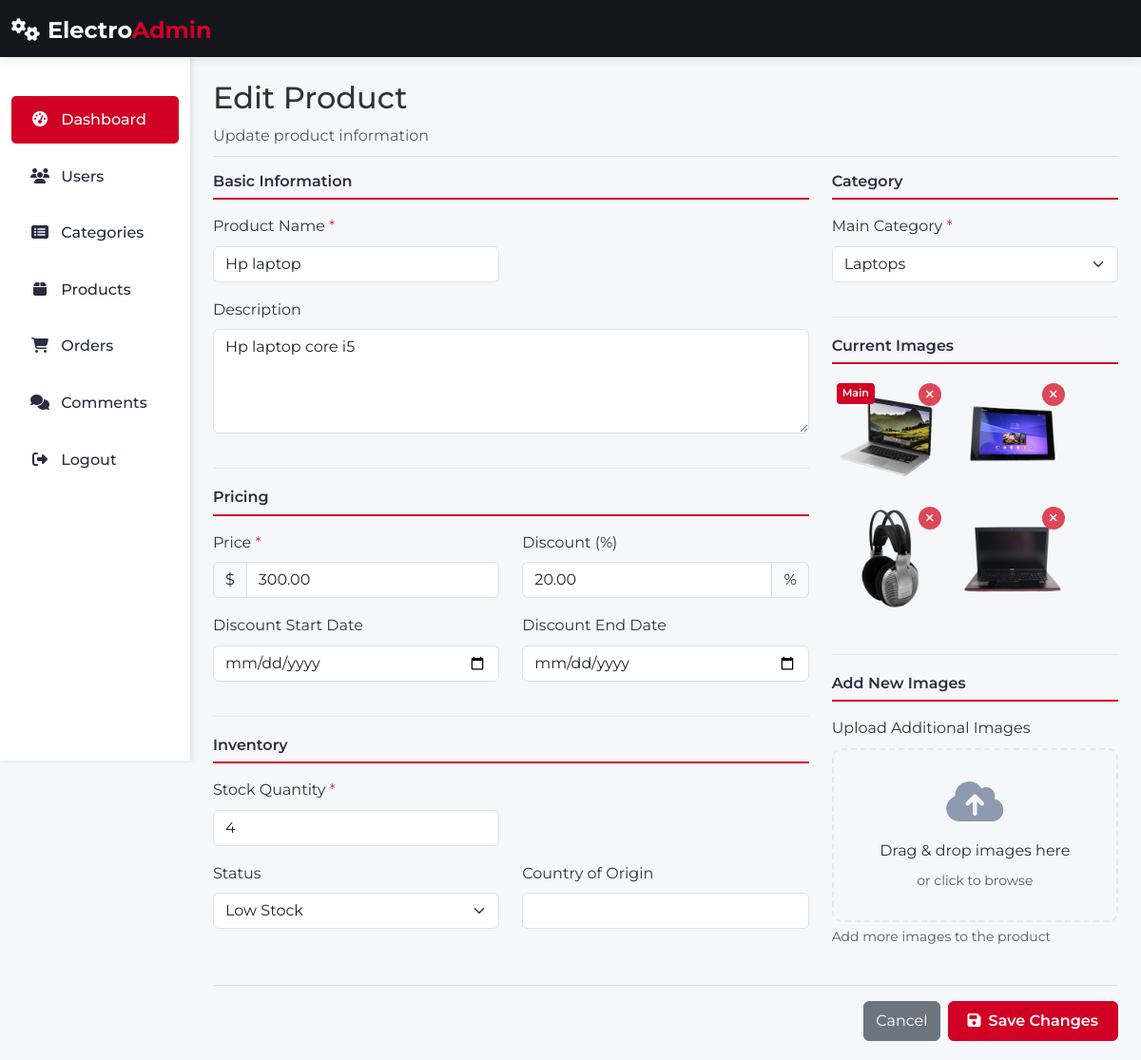
The page /admin/edit_item.php?id=10 on the database its author committed.
### tables this page shows
CREATE TABLE IF NOT EXISTS `items` (
  `item_id` int NOT NULL AUTO_INCREMENT,
  `name` varchar(100) NOT NULL,
  `description` text,
  `price` decimal(10,2) NOT NULL,
  `discount_value` decimal(10,2) DEFAULT NULL,
  `discount_start` datetime DEFAULT NULL,
  `discount_end` datetime DEFAULT NULL,
  `add_date` datetime DEFAULT CURRENT_TIMESTAMP,
  `country_made` varchar(50) DEFAULT NULL,
  `status` varchar(20) DEFAULT NULL,
  `category_id` int NOT NULL,
  `quantity` int DEFAULT '0',
  PRIMARY KEY (`item_id`),
  KEY `category_id` (`category_id`)
);

CREATE TABLE IF NOT EXISTS `categories` (
  `id` int NOT NULL AUTO_INCREMENT,
  `name` varchar(100) NOT NULL,
  `description` text,
  `discount_value` decimal(10,2) DEFAULT NULL,
  `discount_start` datetime DEFAULT NULL,
  `discount_end` datetime DEFAULT NULL,
  `visibility` tinyint(1) DEFAULT '1',
  `allow_comments` tinyint(1) DEFAULT '1',
  PRIMARY KEY (`id`)
);

### admin/config/database.php (called while the page is built, shortened)
<?php
class DatabasePDO
{
    private static $instance = null;
    private $conn;
    private function __construct()
    {
        $dsn = "mysql:host=" . DB_HOST . ";dbname=" . DB_NAME . ";charset=utf8mb4";
        $this->conn = new PDO($dsn, DB_USER, DB_PASS, [
            PDO::ATTR_ERRMODE => PDO::ERRMODE_EXCEPTION
        ]);
    }
    public static function getInstance()
    {
        if (self::$instance === null) {
            self::$instance = new DatabasePDO();
        }
        return self::$instance;
    }
    public function query($sql, $params = [])
    {
        $stmt = $this->conn->prepare($sql);
        $stmt->execute($params);
        return $stmt;
    }
}
$db = DatabasePDO::getInstance();

### admin/edit_item.php (the view, shortened to what this page needs)
<?php
require_once 'config/database.php';
?>
<!DOCTYPE html>
<html lang="en">
<head>
    <link href="https://cdn.jsdelivr.net/npm/bootstrap@5.3.0-alpha1/dist/css/bootstrap.min.css" rel="stylesheet">
    <link rel="stylesheet" href="https://cdnjs.cloudflare.com/ajax/libs/font-awesome/6.4.0/css/all.min.css">
    <link rel="stylesheet" href="assets/css/admin-style.css">
</head>
<body>
    <?php
    include('includes/header.php');
    ?>
    <div class="container-fluid">
        <div class="row">
            <?php
            include('includes/sidebar.php');
            ?>
            <main class="col-md-9 ms-sm-auto col-lg-10 px-md-4 mt-5">
                <div class="d-flex justify-content-between flex-wrap flex-md-nowrap align-items-center pt-3 pb-2 mb-3 border-bottom">
                    <div>
                        <h1 class="h2">Edit Product</h1>
                        <p class="text-muted mb-0">Update product information</p>
                    </div>
                </div>
                <?php
                $id = $_GET['id'];
                $params[] = $id;
                $sql = "SELECT
                                    i.item_id AS id,
                                    i.name,
                                    i.price,
                                    i.description,
                                    i.quantity,
                                    i.discount_value AS discount,
                                    i.quantity AS stock,
                                    i.category_id,
                                    i.discount_start,
                                    i.discount_end,
                                    i.add_date,
                                    i.country_made,
                                    i.status AS item_status,
                                    -- صورة رئيسية
                                    (SELECT GROUP_CONCAT(image_path SEPARATOR ',')
                                    FROM item_images
                                    WHERE item_id = i.item_id) AS images,
                                    -- اسم الفئة
                                    (SELECT name
                                    FROM categories
                                    WHERE id = i.category_id) AS category,
                                    -- متوسط التقييم (rating)
                                    (SELECT IFNULL(ROUND(AVG(rating),1), 0)
                                    FROM item_ratings
                                    WHERE item_id = i.item_id) AS rating
                                FROM items i WHERE item_id=?;
                                ";
                $result = $db->query($sql, $params);
                $products = $result->fetchAll(PDO::FETCH_ASSOC);
                if (count($products) > 0):
                    foreach ($products as $product):
                        $images = explode(',', $product['images']);
                ?>
                        <form id="editItemForm" method="POST" action="editItemInfo.php" class="needs-validation" enctype="multipart/form-data">
                            <div class="row">
                                <div class="col-lg-8">
                                    <div class="form-section">
                                        <h6 class="section-title">Basic Information</h6>
                                        <div class="row">
                                            <div class="col-md-6 mb-3">
                                                <label class="form-label">Product Name <span class="text-danger">*</span></label>
                                                <input type="text" class="form-control" value="<?= $product['name'] ?>" name="name" required>
                                            </div>
                                        </div>
                                        <div class="mb-3">
                                            <label class="form-label">Description</label>
                                            <textarea class="form-control" name="description" rows="4"><?= htmlspecialchars($product['description']) ?></textarea>
                                        </div>
                                    </div>
                                    <div class="form-section">
                                        <h6 class="section-title">Pricing</h6>
                                        <div class="row">
                                            <div class="col-md-6 mb-3">
                                                <label class="form-label">Price <span class="text-danger">*</span></label>
                                                <div class="input-group">
                                                    <span class="input-group-text">$</span>
                                                    <input type="number" class="form-control" value="<?= $product['price'] ?>" name="price" required min="0" step="0.01">
                                                </div>
                                            </div>
                                            <div class="col-md-6 mb-3">
                                                <label class="form-label">Discount (%)</label>
                                                <div class="input-group">
                                                    <input type="number" class="form-control" value="<?= $product['discount'] ?>"
                                                        name="discount_value" min="0" max="100" step="0.01">
                                                    <span class="input-group-text">%</span>
                                                </div>
                                            </div>
                                        </div>
                                        <div class="row">
                                            <div class="col-md-6 mb-3">
                                                <label class="form-label">Discount Start Date</label>
                                                <input type="date" class="form-control" name="discount_start" value="<?= $product['discount_start'] ?>">
                                            </div>
                                            <div class="col-md-6 mb-3">
                                                <label class="form-label">Discount End Date</label>
                                                <input type="date" class="form-control" name="discount_end" value="<?= $product['discount_end'] ?>">
                                            </div>
                                        </div>
                                    </div>
                                    <div class="form-section">
                                        <h6 class="section-title">Inventory</h6>
                                        <div class="row">
                                            <div class="col-md-6 mb-3">
                                                <label class="form-label">Stock Quantity <span class="text-danger">*</span></label>
                                                <input type="number" class="form-control" value="<?= $product['quantity'] ?>" name="quantity" required min="0">
                                            </div>
                                        </div>
                                        <?php
                                        if ($product['quantity'] == 0) {
                                            $item_status = 'outofstock';
                                        } elseif ($product['quantity'] <= 5) {
                                            $item_status = 'lowstock';
                                        } else {
                                            $item_status = 'instock';
                                        }
                                        ?>
                                        <div class="row">
                                            <div class="col-md-6 mb-3">
                                                <label class="form-label">Status</label>
                                                <select class="form-select" name="status">
                                                    <option <?= ($item_status == 'lowstock') ? 'selected' : '' ?>>Low Stock</option>
                                                </select>
                                            </div>
                                            <div class="col-md-6 mb-3">
                                                <label class="form-label">Country of Origin</label>
                                                <input type="text" class="form-control" vlalue="<?= $product['country_made'] ?>" name="country_made">
                                            </div>
                                        </div>
                                    </div>
                                </div>
                                <div class="col-lg-4">
                                    <div class="form-section">
                                        <h6 class="section-title">Category</h6>
                                        <div class="mb-3">
                                            <label class="form-label">Main Category <span class="text-danger">*</span></label>
                                            <select class="form-select" name="category_id" required>
                                                <?php
                                                $sql = "SELECT id, name FROM categories WHERE visibility = 1";
                                                $result = $db->query($sql);
                                                $categories = $result->fetchAll(PDO::FETCH_ASSOC);
                                                foreach ($categories as $category): ?>
                                                    <option value="<?= $category['id']; ?>" <?= ($category['id'] == $product['category_id']) ? 'selected' : ''; ?>>
                                                        <?= htmlspecialchars($category['name']); ?>
                                                    </option>
                                                <?php endforeach; ?>
                                            </select>
                                        </div>
                                    </div>
                                    <div class="form-section">
                                        <h6 class="section-title">Current Images</h6>
                                        <div class="existing-images">
                                            <?php
                                            foreach ($images as $index => $image) {
                                            ?>
                                                <div class="existing-image">
                                                    <img src="../uploads/items/<?php echo $image ?>" alt="Product Image">
                                                    <?php if ($image == $images[0]): ?>
                                                        <span class="main-badge">Main</span>
                                                    <?php endif; ?>
                                                    <div class="remove-btn" onclick="removeExistingImage(<?php echo $index; ?>)">
                                                        <i class="fas fa-times"></i>
                                                    </div>
                                                </div>
                                            <?php } ?>
                                        </div>
                                    </div>
                                    <div class="form-section">
                                        <h6 class="section-title">Add New Images</h6>
                                        <div class="mb-3">
                                            <label class="form-label">Upload Additional Images</label>
                                            <div class="image-dropzone" id="imageDropzone">
                                                <i class="fas fa-cloud-upload-alt"></i>
                                                <p class="mb-2">Drag & drop images here</p>
                                                <p class="text-muted small mb-0">or click to browse</p>
                                            </div>
                                            <div class="form-text">
                                                Add more images to the product
                                            </div>
                                        </div>
                                <?php
                            endforeach;
                        endif;
                                ?>
                                    </div>
                                </div>
                            </div>
                            <div class="d-flex justify-content-end mt-4 pt-3 border-top">
                                <button type="button" class="btn btn-secondary me-2" onclick="window.history.back()">
                                    Cancel
                                </button>
                                <button type="submit" name="submit" class="btn btn-primary">
                                    <i class="fas fa-save me-2"></i>Save Changes
                                </button>
                            </div>
                        </form>
            </main>
        </div>
    </div>
</body>
</html>

### rows shown on the page
items: name "Hp laptop", description "Hp laptop core i5", price "300.00", discount_value "20.00", quantity "4", status "Low Stock", category_id "Laptops"
